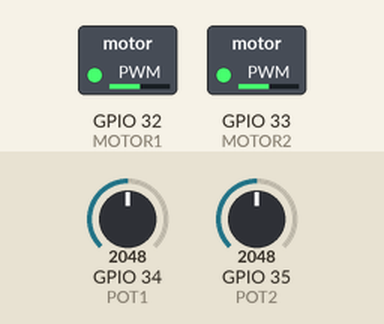
This program was run on a simulated ESP32. On the bench: switched loads named in the program (green lamp = pin HIGH). Inputs (shaded band) come from the test bench; at power-on: GPIO 34 (POT1) = 2048, GPIO 35 (POT2) = 2048.

Above: at 0.1 s.
Timing chart, 0 to 1.6 s (numbered marks = the images above):
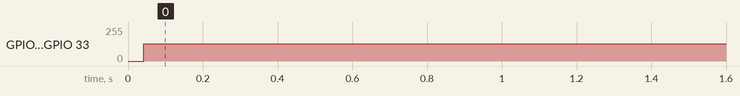

Measured:
- by itself, GPIO 32 (MOTOR1), GPIO 33 (MOTOR2): 0/255 → 128/255 at 0.04 s

The program:

main.cpp
```cpp
#include <Arduino.h>
#include "driver/timer.h"

#define POT1 34  // Potenciómetro 1
#define POT2 35  // Potenciómetro 2
#define MOTOR1 32 // Salida motor 1
#define MOTOR2 33 // Salida motor 2

const int freqMin = 10;   // Frecuencia mínima en Hz
const int freqMax = 10000; // Frecuencia máxima en Hz

volatile int interval1 = 500; // Período en microsegundos (inicial)
volatile int interval2 = 500;

volatile bool state1 = false; // Estado de la señal para el Timer1
volatile bool state2 = false; // Estado de la señal para el Timer2

hw_timer_t *timer1 = NULL;
hw_timer_t *timer2 = NULL;

// Interrupción del Timer 1
void IRAM_ATTR onTimer1() {
    state1 = !state1;
    digitalWrite(MOTOR1, state1);
    timerAlarmWrite(timer1, interval1, true);
}

// Interrupción del Timer 2
void IRAM_ATTR onTimer2() {
    state2 = !state2;
    digitalWrite(MOTOR2, state2);
    timerAlarmWrite(timer2, interval2, true);
}

void setup() {
    Serial.begin(115200);

    pinMode(MOTOR1, OUTPUT);
    pinMode(MOTOR2, OUTPUT);

    // Configurar Timer 1
    timer1 = timerBegin(0, 80, true); // Timer 0, divisor de 80 → 1 tick = 1 µs
    timerAttachInterrupt(timer1, &onTimer1, true);
    timerAlarmWrite(timer1, interval1, true);
    timerAlarmEnable(timer1);

    // Configurar Timer 2
    timer2 = timerBegin(1, 80, true); // Timer 1, divisor de 80 → 1 tick = 1 µs
    timerAttachInterrupt(timer2, &onTimer2, true);
    timerAlarmWrite(timer2, interval2, true);
    timerAlarmEnable(timer2);
}

void loop() {
    // Leer potenciómetros
    int potValue1 = analogRead(POT1);
    int potValue2 = analogRead(POT2);

    // Mapear a frecuencias deseadas
    int freq1 = map(potValue1, 0, 4095, freqMin, freqMax);
    int freq2 = map(potValue2, 0, 4095, freqMin, freqMax);

    // Calcular intervalo en microsegundos (T = 1/f * 1,000,000)
    interval1 = (1000000 / freq1) / 2;
    interval2 = (1000000 / freq2) / 2;
}
```
